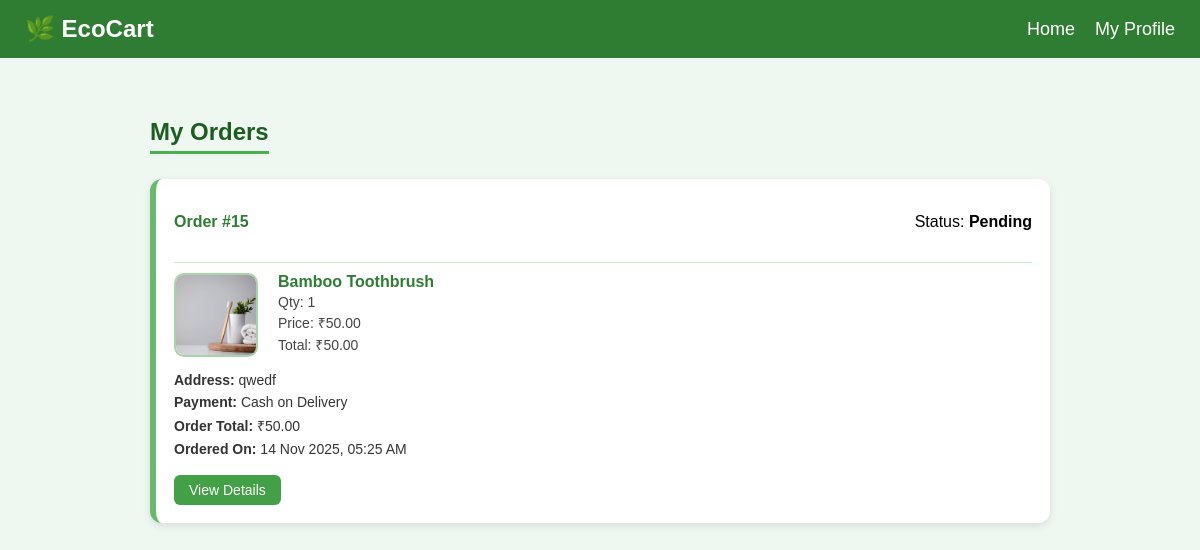
The app's page /orders/ (signed in), older data.
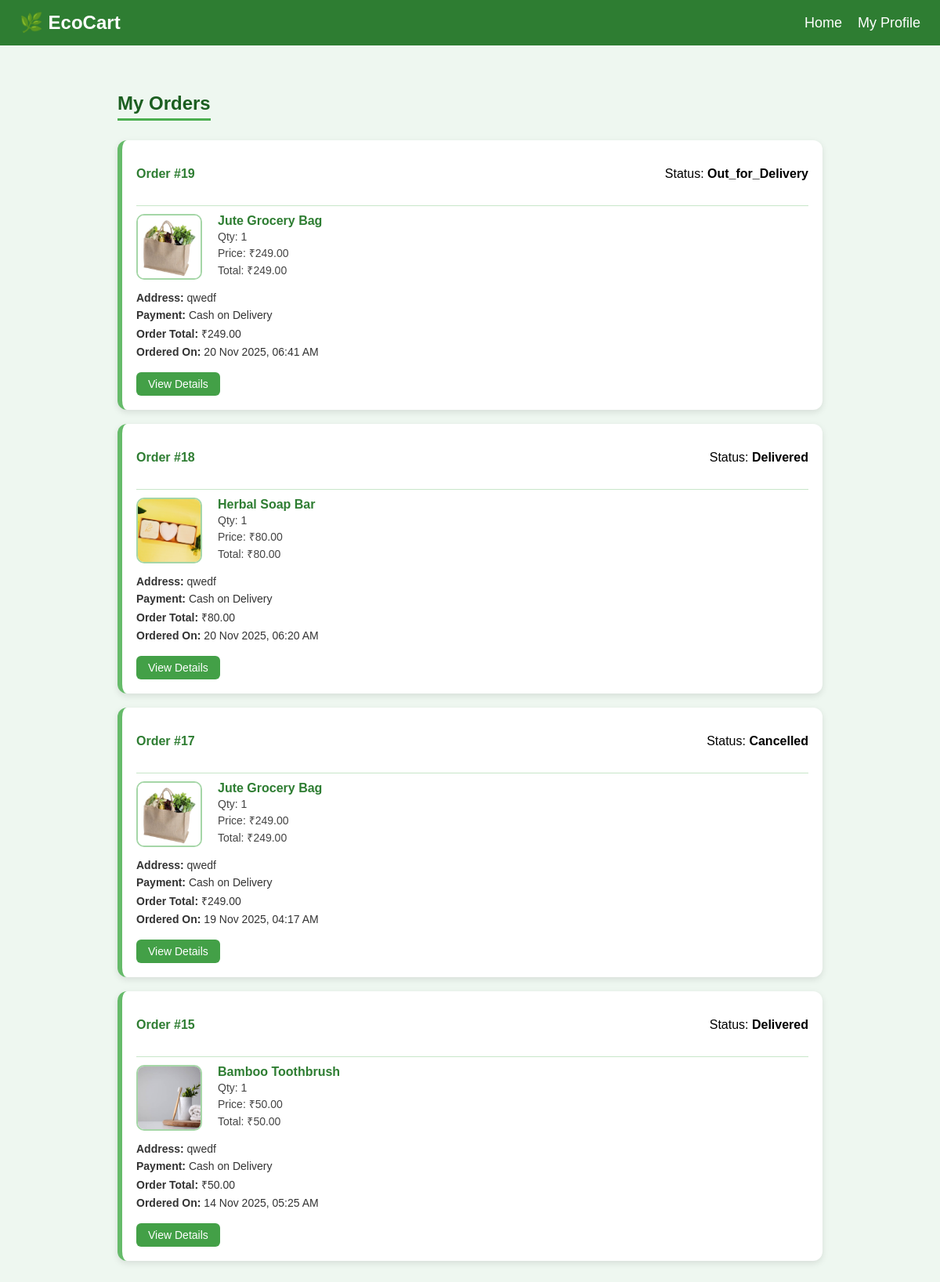
The same page, newer data.
### app/models.py (models this page shows, shortened)
class Order(models.Model):
    user = models.ForeignKey(CustomUser, on_delete=models.CASCADE)
    address_order = models.CharField(max_length=255, null=True, blank=True)
    payment_method = models.CharField(max_length=50, default='COD')
    status = models.CharField(max_length=20, default='Pending')
    order_date = models.DateTimeField(default=timezone.now)
    @property
    def total_amount(self):
        total = sum(item.total_price for item in self.items.all())
        return total

class OrderItem(models.Model):
    order = models.ForeignKey(Order, on_delete=models.CASCADE, related_name='items')
    product = models.ForeignKey(Product, on_delete=models.CASCADE)
    quantity = models.PositiveIntegerField(default=1)
    price = models.DecimalField(max_digits=10, decimal_places=2)
    @property
    def total_price(self):
        return self.quantity * self.price

class Product(models.Model):
    name = models.CharField(max_length=200)
    category = models.ForeignKey(Category, on_delete=models.CASCADE, related_name='products')
    description = models.TextField()
    price = models.DecimalField(max_digits=8, decimal_places=2)
    image = models.ImageField(upload_to='product_images/', null=True, blank=True)
    eco_rating = models.IntegerField(default=5)

### app/views.py (the view)
# urls.py: path('orders/', views.user_orders, name='user_orders'),
def user_orders(request):
    orders = Order.objects.filter(user=request.user).order_by('-order_date')
    return render(request, "user_orders.html", {"orders": orders})

### templates/user_orders.html (shortened to what this page needs)
{% load static %}
<!DOCTYPE html>
<html lang="en">
<head>
</head>
<body>
    <header>
        <span class="logo" onclick="goHome()">🌿 EcoCart</span>
        <div>
            <a href="{% url 'userhome' %}" style="color:white; text-decoration:none; margin-right: 15px;">Home</a>
            <a href="{% url 'user_profile' %}" style="color:white; text-decoration:none;">My Profile</a>
        </div>
    </header>
    <div class="order-container">
        <h2>My Orders</h2>
        {% if orders %}
        {% for order in orders %}
        <div class="order-card">
            <div class="order-header">
                <div class="order-id">Order #{{ order.id }}</div>
                <p>Status: <strong>{{ order.status }}</strong></p>
            </div>
            <div class="items-list">
                {% for item in order.items.all %}
                <div class="item">
                    <img src="{{ item.product.image.url }}" alt="Product">
                    <div class="item-details">
                        <h4>{{ item.product.name }}</h4>
                        <p>Qty: {{ item.quantity }}</p>
                        <p>Price: ₹{{ item.price }}</p>
                        <p>Total: ₹{{ item.total_price }}</p>
                    </div>
                </div>
                {% endfor %}
            </div>
            <div class="order-info">
                <p><strong>Address:</strong> {{ order.address_order }}</p>
                <p><strong>Payment:</strong> {{ order.payment_method }}</p>
                <p><strong>Order Total:</strong> ₹{{ order.total_amount }}</p>
                <p><strong>Ordered On:</strong> {{ order.order_date|date:"d M Y, h:i A" }}</p>
            </div>
            <a href="{% url 'order_detail' order.id %}" class="view-btn">View Details</a>
        </div>
        {% endfor %}
        {% else %}
        <p class="no-orders">You haven't placed any orders yet 🌱</p>
        {% endif %}
    </div>
</body>
</html>

### templates/user_orders.html (style rules this page uses)
body { font-family: 'Poppins', sans-serif; background: #eef7f0; margin: 0; padding: 0; }
header { background: #2e7d32; color: white; padding: 15px 25px; display: flex; justify-content: space-between; align-items: center; font-size: 18px; }
.logo { font-size: 24px; font-weight: bold; color: white; cursor: pointer; }
.order-container { max-width: 900px; margin: 30px auto; padding: 10px; }
h2 { text-align: center; color: #1b5e20; border-bottom: 3px solid #4caf50; display: inline-block; margin-bottom: 25px; padding-bottom: 5px; }
.order-card { background: #fff; border-radius: 12px; padding: 18px; margin-bottom: 18px; box-shadow: 0 3px 8px rgba(0, 0, 0, 0.1); border-left: 6px solid #66bb6a; }
.order-header { display: flex; justify-content: space-between; align-items: center; }
.order-id { font-weight: 600; font-size: 16px; color: #2e7d32; }
.items-list { margin-top: 15px; border-top: 1px solid #c8e6c9; padding-top: 10px; }
.item { display: flex; align-items: center; gap: 20px; margin-bottom: 15px; }
.item img { width: 80px; height: 80px; border-radius: 10px; object-fit: cover; border: 2px solid #a5d6a7; }
.item-details h4 { margin: 0; color: #2e7d32; }
.item-details p { margin: 3px 0; color: #444; font-size: 14px; }
.order-info { margin-top: 10px; font-size: 14px; }
.order-info p { margin: 6px 0; color: #333; }
.view-btn { display: inline-block; background: #43a047; color: white; padding: 7px 15px; text-decoration: none; border-radius: 6px; margin-top: 12px; font-size: 14px; }

Row changes from the older to the newer data that the page shows:
added Order: id "19", status "Out_for_Delivery", address_order "qwedf", payment_method "Cash on Delivery", total_amount "249.00", order_date "20 Nov 2025, 06:41 AM"
added OrderItem: product.image (picture), product.name "Jute Grocery Bag", quantity "1", price "249.00", total_price "249.00", shown under "19"
added Order: id "18", status "Delivered", address_order "qwedf", payment_method "Cash on Delivery", total_amount "80.00", order_date "20 Nov 2025, 06:20 AM"
added OrderItem: product.image (picture), product.name "Herbal Soap Bar", quantity "1", price "80.00", total_price "80.00", shown under "18"
added Order: id "17", status "Cancelled", address_order "qwedf", payment_method "Cash on Delivery", total_amount "249.00", order_date "19 Nov 2025, 04:17 AM"
added OrderItem: product.image (picture), product.name "Jute Grocery Bag", quantity "1", price "249.00", total_price "249.00", shown under "17"
changed Order "14 Nov 2025, 05:25 AM": status "Pending" → "Delivered"
